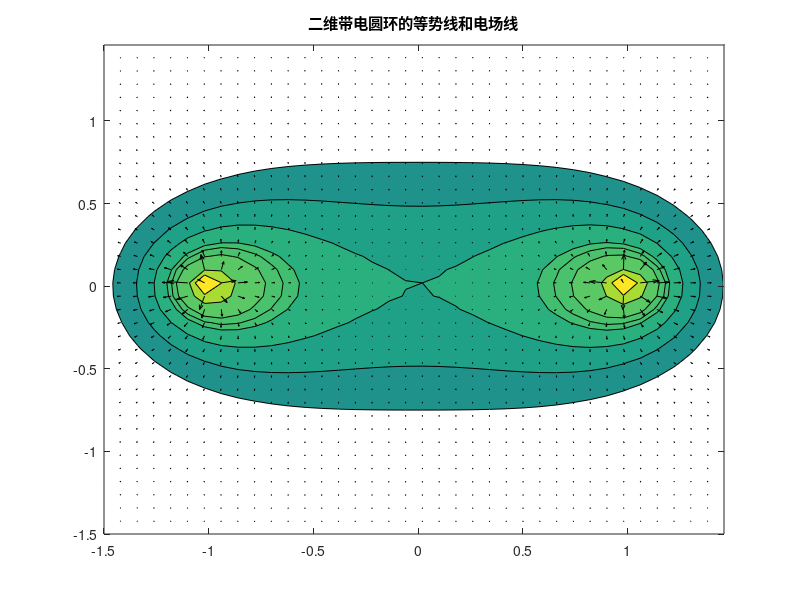

The MATLAB source for this figure: (Note: this script raises an error after producing the figure.)
clear
a=1;    %圆环半径
q=1;    %电荷量
[x,y,z]=meshgrid(-1.5:0.08:1.5);
for k=1:41
    theta=pi/20*(k-1);
    R=sqrt((x-a*cos(theta)).^2+y.^2+(z-a*sin(theta)).^2);
    V0(:,:,:,k)=q./(2*pi.*R);
end
V=pi/40*trapz(V0,4);    %对dv积分分得到电势V
[Ex,Ey,Ez]=gradient(-V,0.08); %对电势求梯度得到电场
figure;
%绘制二维等势线
contourf(x(:,:,20),y(:,:,20),V(:,:,20),[0.4:0.05:0.55,0.57,0.6:0.1:0.8]);
%绘制电场
hold on
quiver(x(:,:,20),y(:,:,20),Ex(:,:,20),Ey(:,:,20),'k');
title('二维带电圆环的等势线和电场线')

%绘制三维等势面
figure;
alpha(0.3)
%第1层等势面
p2=patch(isosurface(x(:,:,1:20),y(:,:,1:20),z(:,:,1:20),V(:,:,1:20),0.43));
isonormals(x,y,z,V,p2)
alpha(0.3)
p2.FaceColor='blue';
p2.EdgeColor='none';
lighting none
%第2层等势面
p3=patch(isosurface(x(:,:,1:20),y(:,:,1:20),z(:,:,1:20),V(:,:,1:20),0.47));
isonormals(x,y,z,V,p3)
alpha(0.3)
p3.FaceColor='green';
p3.EdgeColor='none';
lighting none
%第3层等势面
p4=patch(isosurface(x(:,:,1:20),y(:,:,1:20),z(:,:,1:20),V(:,:,1:20),0.5));
isonormals(x,y,z,V,p4)
alpha(0.3)
p4.FaceColor='yellow';
p4.EdgeColor='none';
lighting none
view([24 63]);
title('三维带电圆环等势面')